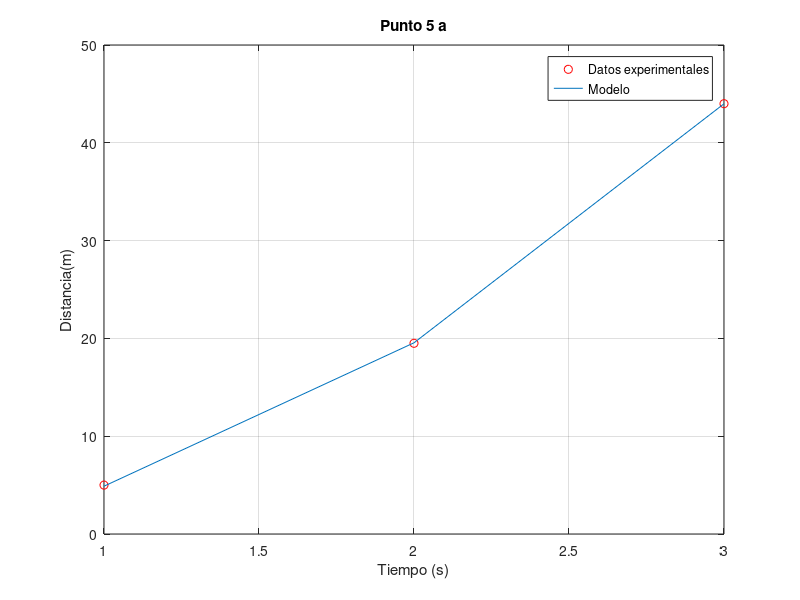
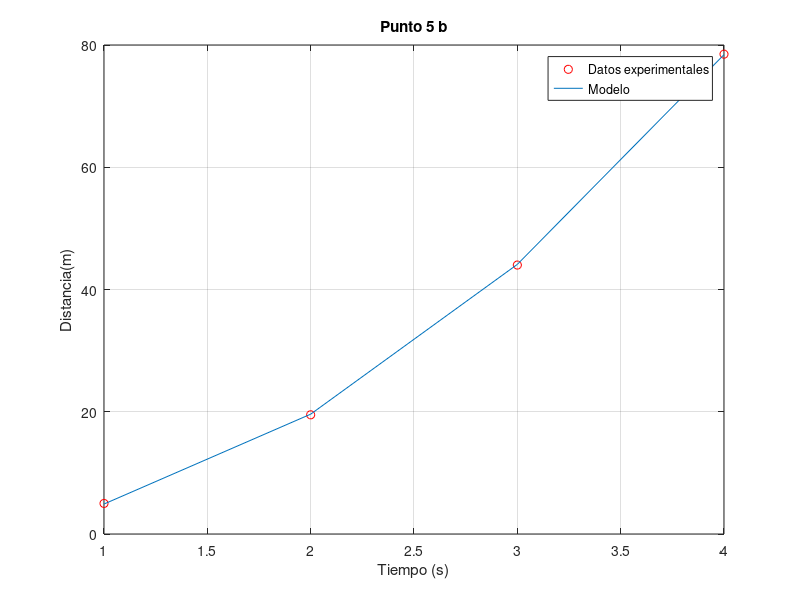

Here is the MATLAB script that generated these plots, in order:
clear
clc
close all

%Datos experimentales punto a)
s=[5 19.5 44]'; %Distancia medida en metros
t=[1 2 3]';     %Tiempo en segundos
%Se arma el sistema
Y=s;
phi=t.^2/2;
tetha=phi\Y; %Calculo del parametro g en m/s^2
g=tetha;
%Comprobando modelo
se=g*t.^2/2;

plot(t,s,'or')
hold on
plot(t,se)
legend('Datos experimentales','Modelo')
xlabel('Tiempo (s)');
ylabel('Distancia(m)');
grid on
title('Punto 5 a')

%Datos experimentales punto b)
s=[5 19.5 44 78.5]'; %Distancia medida en metros
t=[1 2 3 4]';     %Tiempo en segundos
%Se arma el sistema
Y=s;
phi=t.^2/2;
tetha=phi\Y; %Calculo del parametro g en m/s^2
g=tetha;
%Comprobando modelo
se=g*t.^2/2;

figure
plot(t,s,'or')
hold on
plot(t,se)
legend('Datos experimentales','Modelo')
xlabel('Tiempo (s)');
ylabel('Distancia(m)');
grid on
title('Punto 5 b')
